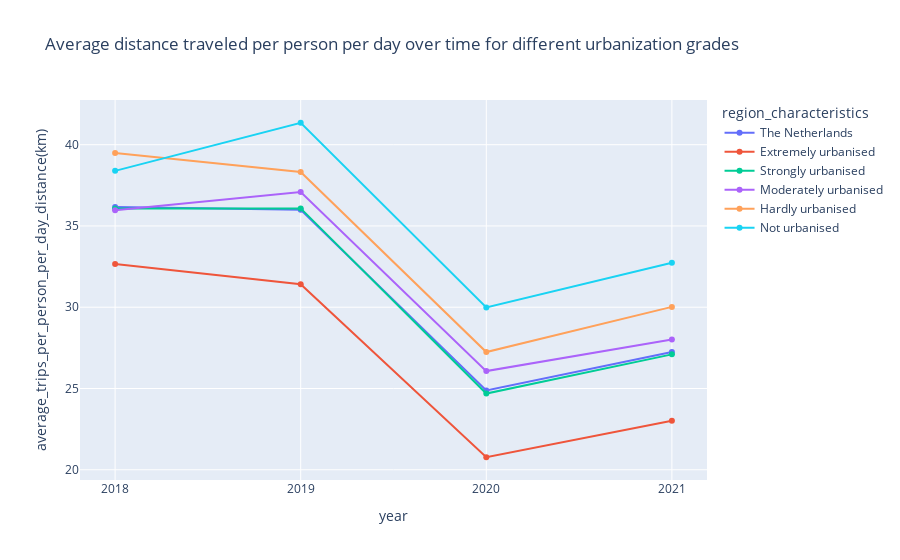

Notebook code for this chart:
### Code cell
df2 = df[df["travel_mode"]=="Total"]

fig = px.line(df2, x="year", y="average_trips_per_person_per_day_distance(km)", color="region_characteristics",
              title='Average distance traveled per person per day over time for different urbanization grades', markers=True)


dfTot = df2[df2["region_characteristics"]=="The Netherlands"]
fig.update_xaxes(nticks = len(dfTot["year"]))

fig.show()

### Figure 1 — Plotly figure (JSON) as saved in the notebook; plotly's stock layout.template omitted (floating-point values rounded to 4 significant figures)
{"data": [{"hovertemplate": "region_characteristics=The Netherlands<br>year=%{x}<br>average_trips_per_person_per_day_distance(km)=%{y}<extra></extra>", "legendgroup": "The Netherlands", "line": {"color": "#636efa", "dash": "solid"}, "marker": {"symbol": "circle"}, "mode": "markers+lines", "name": "The Netherlands", "orientation": "v", "showlegend": true, "type": "scatter", "x": [2018, 2019, 2020, 2021], "xaxis": "x", "y": [36.16, 36, 24.88, 27.24], "yaxis": "y"}, {"hovertemplate": "region_characteristics=Extremely urbanised<br>year=%{x}<br>average_trips_per_person_per_day_distance(km)=%{y}<extra></extra>", "legendgroup": "Extremely urbanised", "line": {"color": "#EF553B", "dash": "solid"}, "marker": {"symbol": "circle"}, "mode": "markers+lines", "name": "Extremely urbanised", "orientation": "v", "showlegend": true, "type": "scatter", "x": [2018, 2019, 2020, 2021], "xaxis": "x", "y": [32.66, 31.41, 20.77, 23.02], "yaxis": "y"}, {"hovertemplate": "region_characteristics=Strongly urbanised<br>year=%{x}<br>average_trips_per_person_per_day_distance(km)=%{y}<extra></extra>", "legendgroup": "Strongly urbanised", "line": {"color": "#00cc96", "dash": "solid"}, "marker": {"symbol": "circle"}, "mode": "markers+lines", "name": "Strongly urbanised", "orientation": "v", "showlegend": true, "type": "scatter", "x": [2018, 2019, 2020, 2021], "xaxis": "x", "y": [36.07, 36.08, 24.69, 27.1], "yaxis": "y"}, {"hovertemplate": "region_characteristics=Moderately urbanised<br>year=%{x}<br>average_trips_per_person_per_day_distance(km)=%{y}<extra></extra>", "legendgroup": "Moderately urbanised", "line": {"color": "#ab63fa", "dash": "solid"}, "marker": {"symbol": "circle"}, "mode": "markers+lines", "name": "Moderately urbanised", "orientation": "v", "showlegend": true, "type": "scatter", "x": [2018, 2019, 2020, 2021], "xaxis": "x", "y": [35.97, 37.09, 26.07, 28.01], "yaxis": "y"}, {"hovertemplate": "region_characteristics=Hardly urbanised<br>year=%{x}<br>average_trips_per_person_per_day_distance(km)=%{y}<extra></extra>", "legendgroup": "Hardly urbanised", "line": {"color": "#FFA15A", "dash": "solid"}, "marker": {"symbol": "circle"}, "mode": "markers+lines", "name": "Hardly urbanised", "orientation": "v", "showlegend": true, "type": "scatter", "x": [2018, 2019, 2020, 2021], "xaxis": "x", "y": [39.49, 38.32, 27.24, 30.02], "yaxis": "y"}, {"hovertemplate": "region_characteristics=Not urbanised<br>year=%{x}<br>average_trips_per_person_per_day_distance(km)=%{y}<extra></extra>", "legendgroup": "Not urbanised", "line": {"color": "#19d3f3", "dash": "solid"}, "marker": {"symbol": "circle"}, "mode": "markers+lines", "name": "Not urbanised", "orientation": "v", "showlegend": true, "type": "scatter", "x": [2018, 2019, 2020, 2021], "xaxis": "x", "y": [38.39, 41.35, 29.99, 32.74], "yaxis": "y"}], "layout": {"legend": {"title": {"text": "region_characteristics"}, "tracegroupgap": 0}, "title": {"text": "Average distance traveled per person per day over time for different urbanization grades"}, "xaxis": {"anchor": "y", "domain": [0, 1], "nticks": 4, "title": {"text": "year"}}, "yaxis": {"anchor": "x", "domain": [0, 1], "title": {"text": "average_trips_per_person_per_day_distance(km)"}}}}
